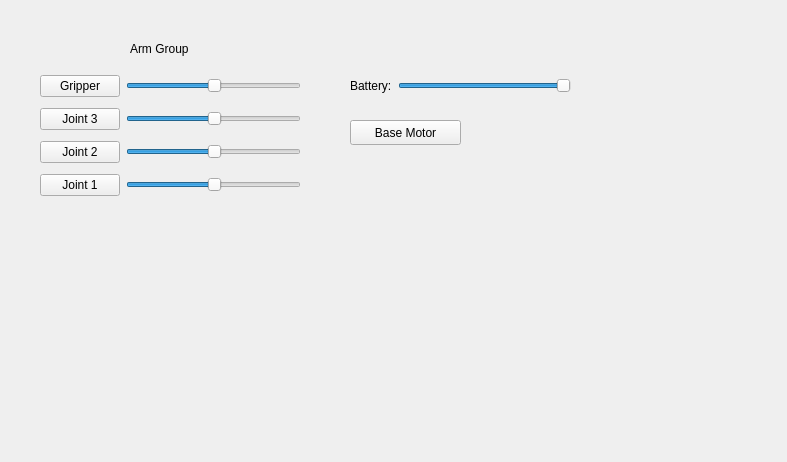
<?xml version="1.0" encoding="UTF-8"?>
<ui version="4.0">
 <class>Form</class>
 <widget class="QWidget" name="Form">
  <property name="geometry">
   <rect>
    <x>0</x>
    <y>0</y>
    <width>787</width>
    <height>462</height>
   </rect>
  </property>
  <property name="windowTitle">
   <string>Form</string>
  </property>
  <widget class="QLabel" name="label_2">
   <property name="geometry">
    <rect>
     <x>130</x>
     <y>40</y>
     <width>91</width>
     <height>17</height>
    </rect>
   </property>
   <property name="text">
    <string>Arm Group</string>
   </property>
  </widget>
  <widget class="QWidget" name="gridLayoutWidget">
   <property name="geometry">
    <rect>
     <x>40</x>
     <y>70</y>
     <width>261</width>
     <height>131</height>
    </rect>
   </property>
   <layout class="QGridLayout" name="gridLayout">
    <item row="0" column="0">
     <widget class="QPushButton" name="gripper_button">
      <property name="text">
       <string>Gripper</string>
      </property>
     </widget>
    </item>
    <item row="1" column="0">
     <widget class="QPushButton" name="joint_3_button">
      <property name="text">
       <string>Joint 3</string>
      </property>
     </widget>
    </item>
    <item row="2" column="0">
     <widget class="QPushButton" name="joint_2_button">
      <property name="text">
       <string>Joint 2</string>
      </property>
     </widget>
    </item>
    <item row="3" column="0">
     <widget class="QPushButton" name="joint_1_button">
      <property name="text">
       <string>Joint 1</string>
      </property>
     </widget>
    </item>
    <item row="0" column="1">
     <widget class="QSlider" name="gripper_value_slider">
      <property name="value">
       <number>50</number>
      </property>
      <property name="orientation">
       <enum>Qt::Horizontal</enum>
      </property>
     </widget>
    </item>
    <item row="1" column="1">
     <widget class="QSlider" name="joint_3_value_slider">
      <property name="value">
       <number>50</number>
      </property>
      <property name="orientation">
       <enum>Qt::Horizontal</enum>
      </property>
     </widget>
    </item>
    <item row="2" column="1">
     <widget class="QSlider" name="joint_2_value_slider">
      <property name="value">
       <number>50</number>
      </property>
      <property name="orientation">
       <enum>Qt::Horizontal</enum>
      </property>
     </widget>
    </item>
    <item row="3" column="1">
     <widget class="QSlider" name="joint_1_value_slider">
      <property name="value">
       <number>50</number>
      </property>
      <property name="orientation">
       <enum>Qt::Horizontal</enum>
      </property>
     </widget>
    </item>
   </layout>
  </widget>
  <widget class="QWidget" name="horizontalLayoutWidget">
   <property name="geometry">
    <rect>
     <x>350</x>
     <y>70</y>
     <width>221</width>
     <height>31</height>
    </rect>
   </property>
   <layout class="QHBoxLayout" name="horizontalLayout">
    <item>
     <widget class="QLabel" name="battery_value_label">
      <property name="text">
       <string>Battery:</string>
      </property>
     </widget>
    </item>
    <item>
     <widget class="QSlider" name="battery_value_slider">
      <property name="value">
       <number>99</number>
      </property>
      <property name="orientation">
       <enum>Qt::Horizontal</enum>
      </property>
     </widget>
    </item>
   </layout>
  </widget>
  <widget class="QPushButton" name="base_motor_button">
   <property name="geometry">
    <rect>
     <x>350</x>
     <y>120</y>
     <width>111</width>
     <height>25</height>
    </rect>
   </property>
   <property name="text">
    <string>Base Motor</string>
   </property>
  </widget>
 </widget>
 <resources/>
 <connections/>
</ui>
